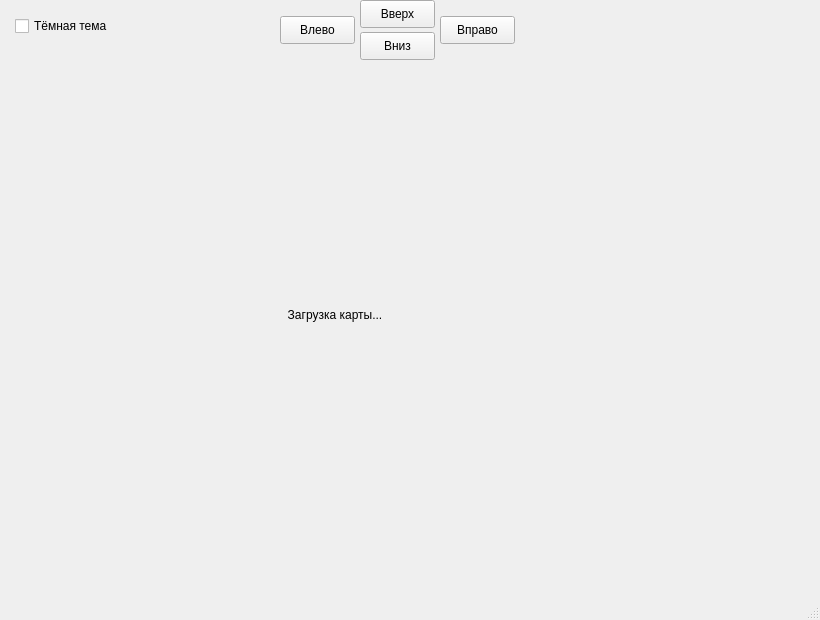
<?xml version="1.0" encoding="UTF-8"?>
<ui version="4.0">
 <class>MainWindow</class>
 <widget class="QMainWindow" name="MainWindow">
  <property name="geometry">
   <rect>
    <x>0</x>
    <y>0</y>
    <width>820</width>
    <height>620</height>
   </rect>
  </property>
  <property name="minimumSize">
   <size>
    <width>820</width>
    <height>620</height>
   </size>
  </property>
  <property name="windowTitle">
   <string>Интерактивная карта</string>
  </property>
  <widget class="QWidget" name="centralwidget">
   <widget class="QLabel" name="g_map">
    <property name="geometry">
     <rect>
      <x>10</x>
      <y>90</y>
      <width>650</width>
      <height>450</height>
     </rect>
    </property>
    <property name="text">
     <string>Загрузка карты...</string>
    </property>
    <property name="alignment">
     <set>Qt::AlignCenter</set>
    </property>
    <property name="objectName">
     <string>g_map</string>
    </property>
   </widget>
   <widget class="QPushButton" name="PgUp">
    <property name="geometry">
     <rect>
      <x>360</x>
      <y>0</y>
      <width>75</width>
      <height>28</height>
     </rect>
    </property>
    <property name="text">
     <string>Вверх</string>
    </property>
   </widget>
   <widget class="QPushButton" name="PgDown">
    <property name="geometry">
     <rect>
      <x>360</x>
      <y>32</y>
      <width>75</width>
      <height>28</height>
     </rect>
    </property>
    <property name="text">
     <string>Вниз</string>
    </property>
   </widget>
   <widget class="QPushButton" name="PgRight">
    <property name="geometry">
     <rect>
      <x>440</x>
      <y>16</y>
      <width>75</width>
      <height>28</height>
     </rect>
    </property>
    <property name="text">
     <string>Вправо</string>
    </property>
   </widget>
   <widget class="QPushButton" name="PgLeft">
    <property name="geometry">
     <rect>
      <x>280</x>
      <y>16</y>
      <width>75</width>
      <height>28</height>
     </rect>
    </property>
    <property name="text">
     <string>Влево</string>
    </property>
   </widget>
   <widget class="QCheckBox" name="themeToggle">
    <property name="geometry">
     <rect>
      <x>15</x>
      <y>12</y>
      <width>140</width>
      <height>28</height>
     </rect>
    </property>
    <property name="text">
     <string>Тёмная тема</string>
    </property>
    <property name="checked">
     <bool>false</bool>
    </property>
   </widget>
   <widget class="QLabel" name="label_hint">
    <property name="geometry">
     <rect>
      <x>15</x>
      <y>550</y>
      <width>400</width>
      <height>20</height>
     </rect>
    </property>
   </widget>
  </widget>
  <widget class="QMenuBar" name="menubar">
   <property name="geometry">
    <rect>
     <x>0</x>
     <y>0</y>
     <width>820</width>
     <height>22</height>
    </rect>
   </property>
  </widget>
  <widget class="QStatusBar" name="statusbar"/>
 </widget>
 <resources/>
 <connections/>
</ui>
